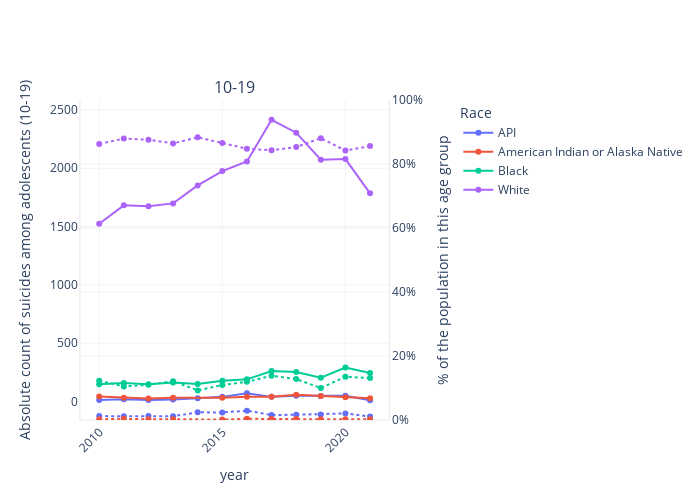
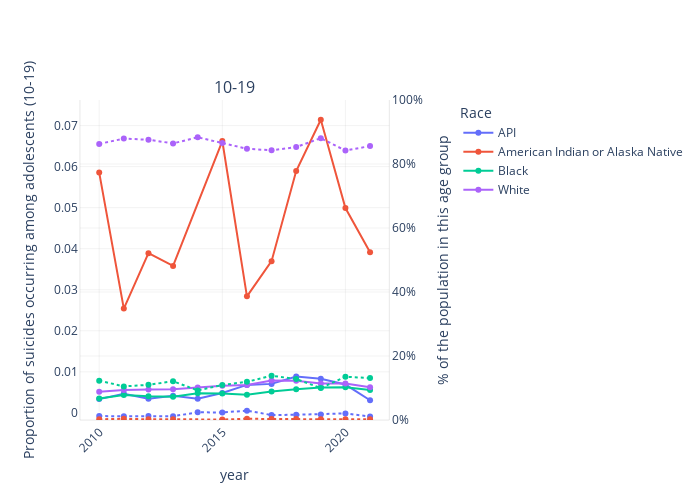

The cell these charts' notebook holds for them, in order:
### Markdown cell above
### By race

### Code cell
plot_params = {"x": "year",
               "color": "race",
               "by": "age_strat",
               "scatter": False,
               "rows": 1,
               "data_slice": {"age_strat": "10-19"},
               "second_y": {"secondary_y": True,
                            "y": "pop_share",
                            "line_param": {"dash": "dot"}}}
kwargs = {"secondary_range": [0, 100],
          "secondary_ticksuffix": "%",
          "hide_title": True,
          "second_y_title_text": "% of the population in this age group",
          "legend_text": "Race"}

plot_params["y"] = "deaths"
kwargs["y_title_text"] = "Absolute count of suicides among adolescents (10-19)"
kwargs["plot_filename"] = f"adolescents_{plot_params['color']}_{plot_params['y']}"
plot_params.update(kwargs)

sd.plot(**plot_params
    )

plot_params["y"] = "suicide_proportion"
kwargs["y_title_text"] = "Proportion of suicides occurring among adolescents (10-19)"
kwargs["plot_filename"] = f"adolescents_{plot_params['color']}_{plot_params['y']}"
kwargs["primary_ticksuffix"] = "%"
plot_params.update(kwargs)
kwargs.pop("primary_ticksuffix")
plot_params.pop("primary_ticksuffix")

sd.plot(**plot_params
    )

plot_params["y"] = "suicide_per_100k"
kwargs["y_title_text"] = "Crude suicide rate among adolescents (10-19)"
kwargs["plot_filename"] = f"adolescents_{plot_params['color']}_{plot_params['y']}"
plot_params.update(kwargs)

sd.plot(**plot_params
    )

### Figure 1 — Plotly figure (JSON) as saved in the notebook; plotly's stock layout.template omitted (floating-point values rounded to 4 significant figures)
{"data": [{"line": {"color": "#636EFA"}, "mode": "markers+lines", "name": "API", "showlegend": true, "type": "scatter", "x": [2010, 2011, 2012, 2013, 2014, 2015, 2016, 2017, 2018, 2019, 2020, 2021], "xaxis": "x", "y": [14, 19, 14, 17, 28, 40, 71, 40, 50, 48, 49, 11], "yaxis": "y"}, {"line": {"color": "#EF553B"}, "mode": "markers+lines", "name": "American Indian or Alaska Native", "showlegend": true, "type": "scatter", "x": [2010, 2011, 2012, 2013, 2015, 2016, 2017, 2018, 2019, 2020, 2021], "xaxis": "x", "y": [44, 33, 26, 32, 32, 42, 40, 59, 47, 37, 29], "yaxis": "y"}, {"line": {"color": "#00CC96"}, "mode": "markers+lines", "name": "Black", "showlegend": true, "type": "scatter", "x": [2010, 2011, 2012, 2013, 2014, 2015, 2016, 2017, 2018, 2019, 2020, 2021], "xaxis": "x", "y": [148, 158, 149, 164, 150, 178, 190, 261, 253, 204, 291, 244], "yaxis": "y"}, {"line": {"color": "#AB63FA"}, "mode": "markers+lines", "name": "White", "showlegend": true, "type": "scatter", "x": [2010, 2011, 2012, 2013, 2014, 2015, 2016, 2017, 2018, 2019, 2020, 2021], "xaxis": "x", "y": [1524, 1682, 1675, 1699, 1853, 1976, 2059, 2416, 2305, 2074, 2079, 1785], "yaxis": "y"}, {"line": {"color": "#636EFA", "dash": "dot"}, "mode": "markers+lines", "name": "API", "showlegend": false, "type": "scatter", "x": [2010, 2011, 2012, 2013, 2014, 2015, 2016, 2017, 2018, 2019, 2020, 2021], "xaxis": "x", "y": [1.212, 1.186, 1.226, 1.198, 2.386, 2.375, 2.9, 1.561, 1.634, 1.747, 2.061, 1.069], "yaxis": "y2"}, {"line": {"color": "#EF553B", "dash": "dot"}, "mode": "markers+lines", "name": "American Indian or Alaska Native", "showlegend": false, "type": "scatter", "x": [2010, 2011, 2012, 2013, 2015, 2016, 2017, 2018, 2019, 2020, 2021], "xaxis": "x", "y": [0.2178, 0.377, 0.1998, 0.2611, 0.1393, 0.4121, 0.2982, 0.2901, 0.1993, 0.2151, 0.2213], "yaxis": "y2"}, {"line": {"color": "#00CC96", "dash": "dot"}, "mode": "markers+lines", "name": "Black", "showlegend": false, "type": "scatter", "x": [2010, 2011, 2012, 2013, 2014, 2015, 2016, 2017, 2018, 2019, 2020, 2021], "xaxis": "x", "y": [12.29, 10.5, 10.99, 12.11, 9.257, 10.94, 11.93, 13.85, 12.8, 9.986, 13.52, 13.1], "yaxis": "y2"}, {"line": {"color": "#AB63FA", "dash": "dot"}, "mode": "markers+lines", "name": "White", "showlegend": false, "type": "scatter", "x": [2010, 2011, 2012, 2013, 2014, 2015, 2016, 2017, 2018, 2019, 2020, 2021], "xaxis": "x", "y": [86.28, 87.93, 87.58, 86.43, 88.36, 86.54, 84.76, 84.29, 85.28, 88.07, 84.2, 85.61], "yaxis": "y2"}], "layout": {"annotations": [{"font": {"size": 16}, "showarrow": false, "text": "10-19", "x": 0.47, "xanchor": "center", "xref": "paper", "y": 1, "yanchor": "bottom", "yref": "paper"}], "height": 500, "legend": {"title": {"text": "Race"}, "x": 1.15}, "plot_bgcolor": "rgb(255,255,255)", "width": 700, "xaxis": {"anchor": "y", "domain": [0, 0.94], "gridcolor": "grey", "gridwidth": 0.1, "linecolor": "black", "linewidth": 0.1, "showline": true, "tickangle": -45, "title": {"text": "year"}}, "yaxis": {"anchor": "x", "domain": [0, 1], "gridcolor": "grey", "gridwidth": 0.1, "linecolor": "black", "linewidth": 0.1, "showline": true, "ticksuffix": "", "title": {"text": "Absolute count of suicides among adolescents (10-19)"}}, "yaxis2": {"anchor": "x", "gridcolor": "grey", "gridwidth": 0.1, "linecolor": "black", "linewidth": 0.1, "overlaying": "y", "range": [0, 100], "showline": true, "side": "right", "ticksuffix": "%", "title": {"text": "% of the population in this age group"}}}}

### Figure 2 — Plotly figure (JSON) as saved in the notebook; plotly's stock layout.template omitted (floating-point values rounded to 4 significant figures)
{"data": [{"line": {"color": "#636EFA"}, "mode": "markers+lines", "name": "API", "showlegend": true, "type": "scatter", "x": [2010, 2011, 2012, 2013, 2014, 2015, 2016, 2017, 2018, 2019, 2020, 2021], "xaxis": "x", "y": [0.003347, 0.004649, 0.003413, 0.004143, 0.003445, 0.004856, 0.006817, 0.007061, 0.008864, 0.00832, 0.0069, 0.003072], "yaxis": "y"}, {"line": {"color": "#EF553B"}, "mode": "markers+lines", "name": "American Indian or Alaska Native", "showlegend": true, "type": "scatter", "x": [2010, 2011, 2012, 2013, 2015, 2016, 2017, 2018, 2019, 2020, 2021], "xaxis": "x", "y": [0.05854, 0.02541, 0.03891, 0.03579, 0.06623, 0.02838, 0.03696, 0.05891, 0.07141, 0.04991, 0.03912], "yaxis": "y"}, {"line": {"color": "#00CC96"}, "mode": "markers+lines", "name": "Black", "showlegend": true, "type": "scatter", "x": [2010, 2011, 2012, 2013, 2014, 2015, 2016, 2017, 2018, 2019, 2020, 2021], "xaxis": "x", "y": [0.003491, 0.004367, 0.004053, 0.003955, 0.004758, 0.004689, 0.004436, 0.005194, 0.005726, 0.006185, 0.006244, 0.005561], "yaxis": "y"}, {"line": {"color": "#AB63FA"}, "mode": "markers+lines", "name": "White", "showlegend": true, "type": "scatter", "x": [2010, 2011, 2012, 2013, 2014, 2015, 2016, 2017, 2018, 2019, 2020, 2021], "xaxis": "x", "y": [0.005118, 0.005553, 0.005718, 0.00574, 0.006158, 0.006582, 0.006765, 0.007897, 0.007828, 0.007131, 0.007165, 0.006224], "yaxis": "y"}, {"line": {"color": "#636EFA", "dash": "dot"}, "mode": "markers+lines", "name": "API", "showlegend": false, "type": "scatter", "x": [2010, 2011, 2012, 2013, 2014, 2015, 2016, 2017, 2018, 2019, 2020, 2021], "xaxis": "x", "y": [1.212, 1.186, 1.226, 1.198, 2.386, 2.375, 2.9, 1.561, 1.634, 1.747, 2.061, 1.069], "yaxis": "y2"}, {"line": {"color": "#EF553B", "dash": "dot"}, "mode": "markers+lines", "name": "American Indian or Alaska Native", "showlegend": false, "type": "scatter", "x": [2010, 2011, 2012, 2013, 2015, 2016, 2017, 2018, 2019, 2020, 2021], "xaxis": "x", "y": [0.2178, 0.377, 0.1998, 0.2611, 0.1393, 0.4121, 0.2982, 0.2901, 0.1993, 0.2151, 0.2213], "yaxis": "y2"}, {"line": {"color": "#00CC96", "dash": "dot"}, "mode": "markers+lines", "name": "Black", "showlegend": false, "type": "scatter", "x": [2010, 2011, 2012, 2013, 2014, 2015, 2016, 2017, 2018, 2019, 2020, 2021], "xaxis": "x", "y": [12.29, 10.5, 10.99, 12.11, 9.257, 10.94, 11.93, 13.85, 12.8, 9.986, 13.52, 13.1], "yaxis": "y2"}, {"line": {"color": "#AB63FA", "dash": "dot"}, "mode": "markers+lines", "name": "White", "showlegend": false, "type": "scatter", "x": [2010, 2011, 2012, 2013, 2014, 2015, 2016, 2017, 2018, 2019, 2020, 2021], "xaxis": "x", "y": [86.28, 87.93, 87.58, 86.43, 88.36, 86.54, 84.76, 84.29, 85.28, 88.07, 84.2, 85.61], "yaxis": "y2"}], "layout": {"annotations": [{"font": {"size": 16}, "showarrow": false, "text": "10-19", "x": 0.47, "xanchor": "center", "xref": "paper", "y": 1, "yanchor": "bottom", "yref": "paper"}], "height": 500, "legend": {"title": {"text": "Race"}, "x": 1.15}, "plot_bgcolor": "rgb(255,255,255)", "width": 700, "xaxis": {"anchor": "y", "domain": [0, 0.94], "gridcolor": "grey", "gridwidth": 0.1, "linecolor": "black", "linewidth": 0.1, "showline": true, "tickangle": -45, "title": {"text": "year"}}, "yaxis": {"anchor": "x", "domain": [0, 1], "gridcolor": "grey", "gridwidth": 0.1, "linecolor": "black", "linewidth": 0.1, "showline": true, "ticksuffix": "", "title": {"text": "Proportion of suicides occurring among adolescents (10-19)"}}, "yaxis2": {"anchor": "x", "gridcolor": "grey", "gridwidth": 0.1, "linecolor": "black", "linewidth": 0.1, "overlaying": "y", "range": [0, 100], "showline": true, "side": "right", "ticksuffix": "%", "title": {"text": "% of the population in this age group"}}}}
